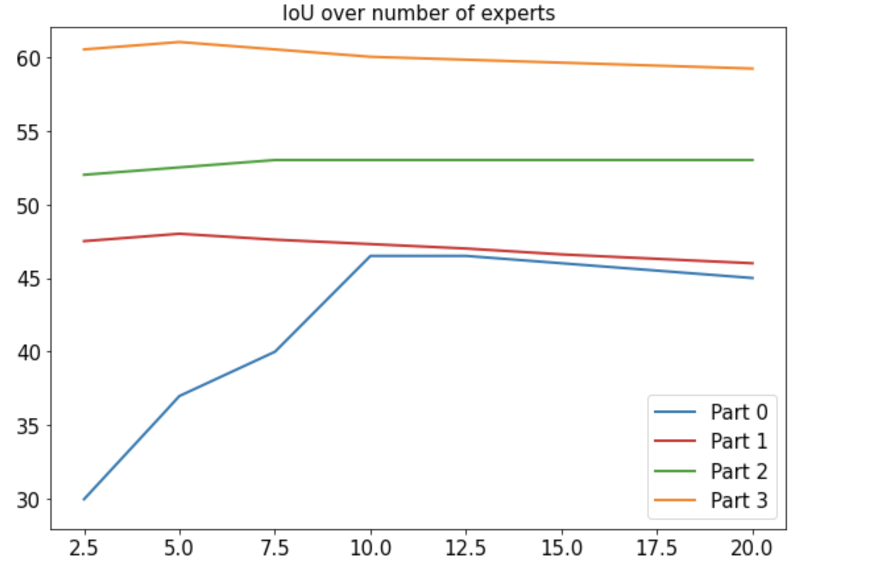
#> input picture image/line_plot_ex_1.png, 1770 x 1140 px, found by its file name (shown at 1/2 size)
$ jupyter execute Line_plot.ipynb
#> lines starting #> are read from the running program, lines starting #| are printed output that depends on the picture
# Line plot

[cell 1]
import numpy as np
import matplotlib.pyplot as plt

[cell 2]
# (1, 300)은 300차원 짜리 데이터 1개 -> (300, 1)
y = np.random.randn(300, 1)
y.shape

[cell 3]
fig, ax = plt.subplots(figsize=(10, 7))

ax.plot(y, label='noise', color='skyblue')
ax.axhline(y=0, color='r', linewidth=3)

# tick setting
x_ticks = np.arange(0, 301, 100)
ax.set_xticks(x_ticks)
ax.tick_params(labelsize=20)

# label setting
ax.set_xlabel("time(t)", fontsize=20)
ax.set_ylabel("Amplitude(amp)", fontsize=20)

# legend setting
ax.legend(fontsize=20, bbox_to_anchor=(1, 0.7), loc='center left')
#> figure, not shown here; curve peaks at x = 144, y = 2.38

## 예제

[cell 4]
import cv2
from google.colab.patches import cv2_imshow
def show_img(imgfile, fx=1, fy=1):
#> called with fx = 0.3, fy = 0.3
    imgfile =  imgfile
    img=cv2.imread(imgfile, cv2.IMREAD_COLOR)
#> img is the input picture: shape (1140, 1770, 3); mean B, G, R 248.8, 249.3, 249.7
    crop_img_file = cv2.resize(img, dsize=(0, 0), fx=fx, fy=fy, interpolation=cv2.INTER_LINEAR)
    cv2_imshow(crop_img_file)

### 예제 1

[cell 5]
show_img('/content/drive/MyDrive/ColabNotebooks/Visualization/image/line_plot_ex_1.png', 0.3, 0.3)

[cell 6]
# data
x_loc = np.linspace(2.5, 20, 8)
data = np.array([[30, 37, 40, 46.5, 46.5, 46, 45.5, 45],
[47.5, 48, 47.6, 47.3, 47, 46.6, 46.3, 46], [52, 52.5, 53, 53, 53, 53, 53, 53],
[60.5, 61, 60.5, 60, 59.8, 59.6, 59.4, 59.2]])

color_list = ['tab:blue', 'tab:red', 'tab:green', 'tab:orange']

fig, ax = plt.subplots(figsize=(10, 7))

for idx, line_data in enumerate(data):
    label = "Part" + str(idx)
    ax.plot(x_loc, line_data, color=color_list[idx], label=label)

ax.set_title("IoU over number of experts")

ax.tick_params(labelsize=12)

ax.legend(fontsize=12)
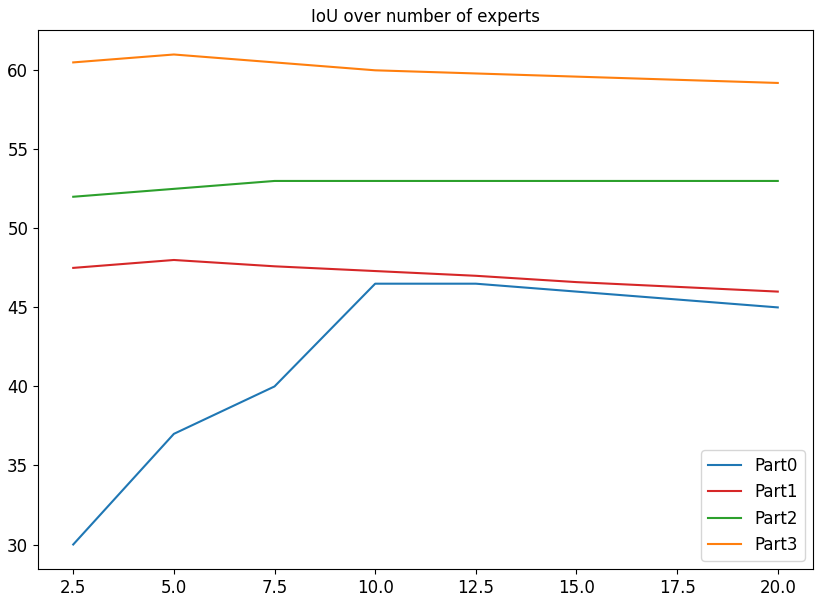
#> figure drawn by matplotlib, 1 panel

### 예제 2

[cell 7]
show_img('/content/drive/MyDrive/ColabNotebooks/Visualization/image/line_plot_ex_2.png', 0.3, 0.3)
#> call 2 of show_img, with fx = 0.3, fy = 0.3
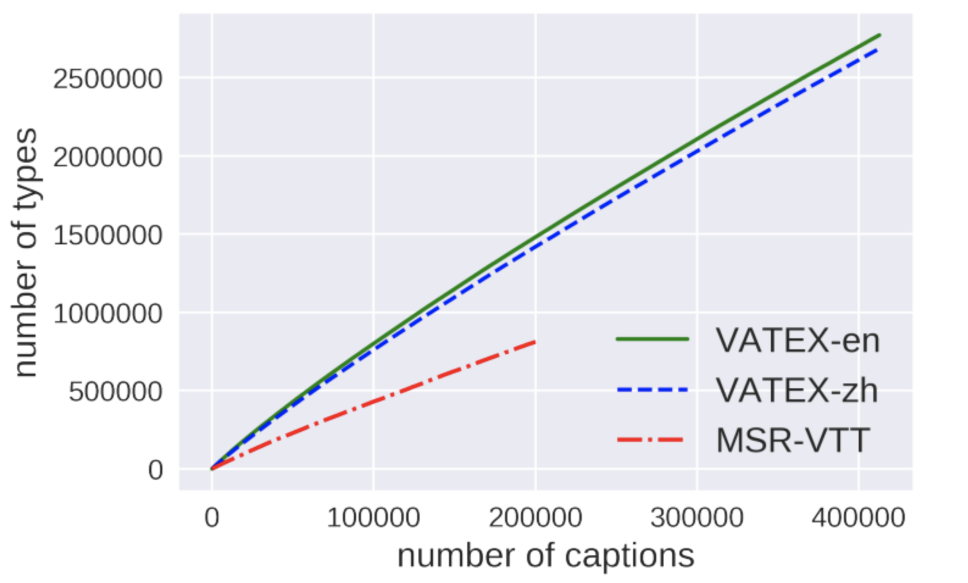
#> input picture image/line_plot_ex_2.png, 1936 x 1166 px, found by its file name (shown at 1/2 size)
#> in show_img, img is the input picture: shape (1166, 1936, 3); mean B, G, R 240.9, 236, 235.8
#> in show_img (call 2), `crop_img_file = cv2.resize(img, dsize=(0, 0), fx=fx, fy=fy, interpolat..`:
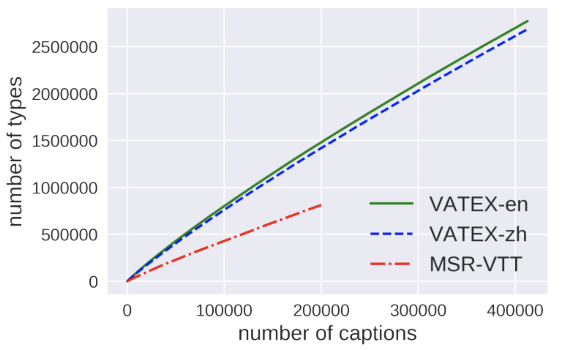
#> crop_img_file: shape (350, 581, 3); mean B, G, R 240.9, 236, 235.8

[cell 8]
# data
msr_x = np.linspace(0, 2E5, 10)
msr_y = np.linspace(0, 8E5, 10)

vatex_x = np.linspace(0, 4.1E5, 20)
vatex_en_y = np.linspace(0, 29E5, 20)
vatex_zh_y = np.linspace(0, 28E5, 20)

fig, ax = plt.subplots(figsize=(10, 7))

# default setting
plt.style.use('seaborn')
plt.rcParams['lines.linewidth'] = 2

# line plot setting
ax.plot(msr_x, msr_y, linestyle='dashdot', color='red', label='MSR-VTT')
ax.plot(vatex_x, vatex_en_y, color='green', label='VATEX-en')
ax.plot(vatex_x, vatex_zh_y, linestyle='dashed', color='blue', label='VATEX-zh')

# tick setting
ax.tick_params(labelsize=15)

# grid setting
ax.grid(linewidth=2)

# legend setting
ax.legend(fontsize=17, loc='lower right')

# label seting
ax.set_xlabel("number of captions", fontsize=20)
ax.set_ylabel("number of types", fontsize=20)
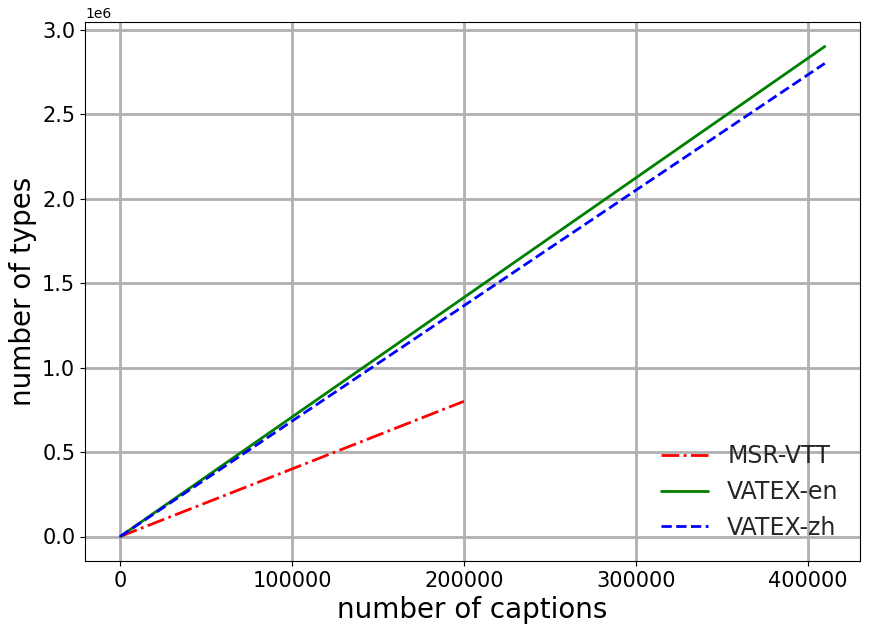
#> figure drawn by matplotlib, 1 panel; curve peaks at x = 200000, y = 800000; curve peaks at x = 410000, y = 2900000; curve peaks at x = 410000, y = 2800000

### 예제 3

[cell 9]
show_img('/content/drive/MyDrive/ColabNotebooks/Visualization/image/line_plot_ex_3.png', 0.5, 0.5)
#> call 3 of show_img, with fx = 0.5, fy = 0.5
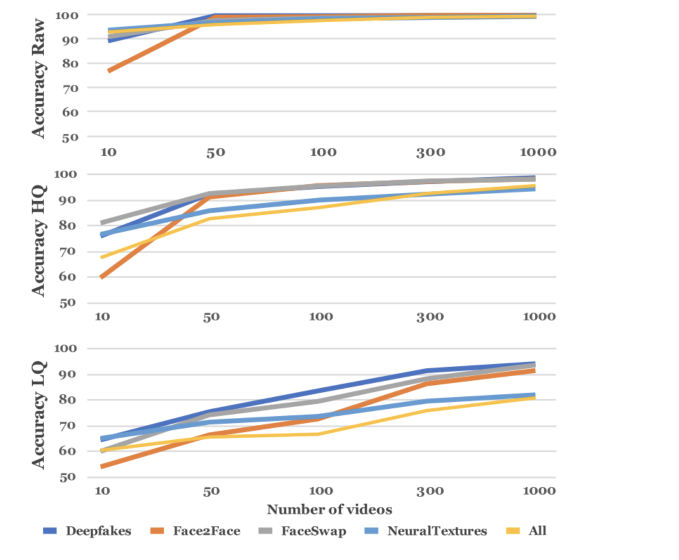
#> input picture image/line_plot_ex_3.png, 1358 x 1120 px, found by its file name (shown at 1/2 size)
#> in show_img, img is the input picture: shape (1120, 1358, 3); mean B, G, R 245, 245.8, 246.5
#> in show_img (call 3), `crop_img_file = cv2.resize(img, dsize=(0, 0), fx=fx, fy=fy, interpolat..`:
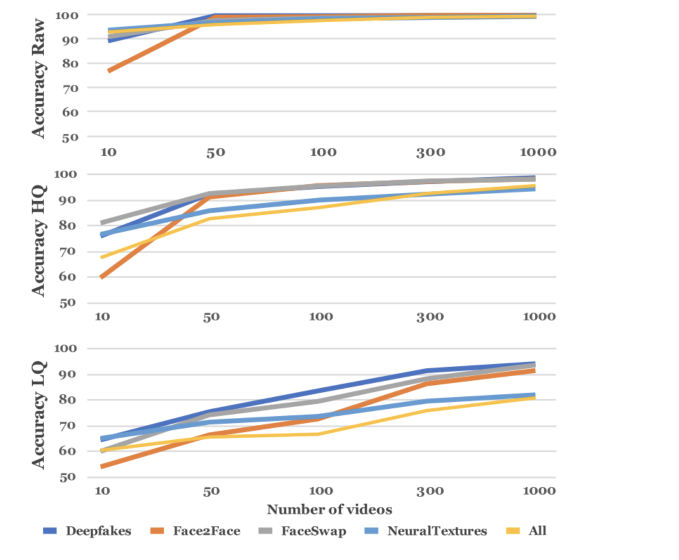
#> crop_img_file: shape (560, 679, 3); mean B, G, R 245, 245.9, 246.5

[cell 10]
# data
data_dict_list = []

data_dict1 = {'DF':[90, 99, 100, 100, 100],
'F2F':[77, 98, 99, 100, 100], 'FS':[91,96,98,99,100], 'NT':[94,95,97,98,100], 'All':[93,94,96,97,100]}
data_dict_list.append(data_dict1)

data_dict2 = {'DF':[77, 91, 95, 98, 99],
'F2F':[60, 91, 95, 98, 99], 'FS':[81, 91, 95, 98, 99], 'NT':[77, 85, 90, 92, 95], 'All':[68, 82, 88, 92, 96]}
data_dict_list.append(data_dict2)

data_dict3 = {'DF':[66, 76, 83, 91, 94],
'F2F':[55, 67, 72, 88, 91], 'FS':[60, 75, 80, 88, 91], 'NT':[66, 71, 72, 80, 82], 'All':[60, 66, 67, 77, 81]}
data_dict_list.append(data_dict3)

# default setting
plt.rcParams['lines.linewidth'] = 4
plt.rcParams['font.family'] = 'serif'

# name setting
color_list = ['royalblue','darkorange','gray','cornflowerblue', 'gold']
ylabel_list = ['Accuracy Raw', 'Accuracy HQ', 'Accuracy LQ']
legend_list = ["Deepfakes", "Face2Face", "FaceSwap", "NeuralTextures", "All"]

fig, axes = plt.subplots(figsize=(10, 10), nrows=3)

for idx, ax in enumerate(axes, 1):
    exec(f"data = data_dict{idx}")
    for i, (label, line_data) in enumerate(data.items()):
        ax.plot(line_data, label=legend_list[i], color=color_list[i])
    ax.set_ylim(50, 100)
    ax.set_ylabel(ylabel_list[idx-1], fontsize=20)

    ax.grid(axis='y', linewidth=2)
    ax.grid(axis='x',linewidth=0)

axes[-1].set_xlabel("Number of videos", fontsize=20)
axes[-1].legend(bbox_to_anchor=(0.5, -0.3), loc='upper center', ncol=5, fontsize=15)
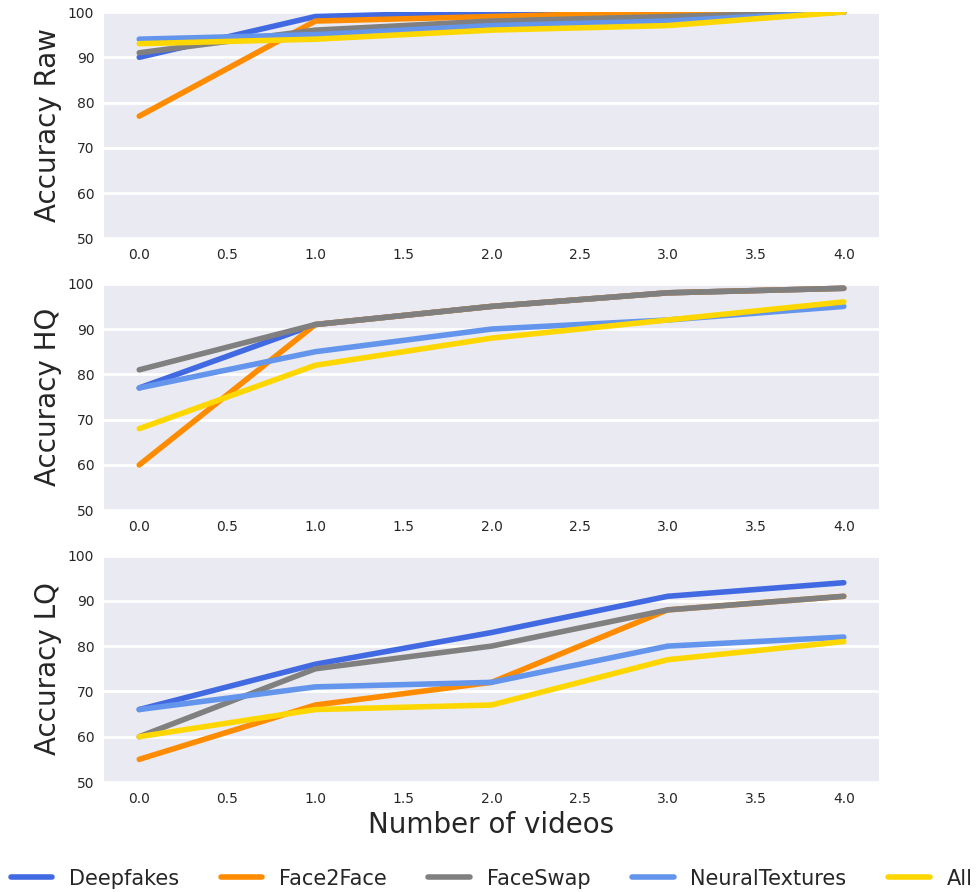
#> figure drawn by matplotlib, 3 panels

### 예제 4

[cell 11]
show_img('/content/drive/MyDrive/ColabNotebooks/Visualization/image/line_plot_ex_4.png', 0.4, 0.4)
#> call 4 of show_img, with fx = 0.4, fy = 0.4
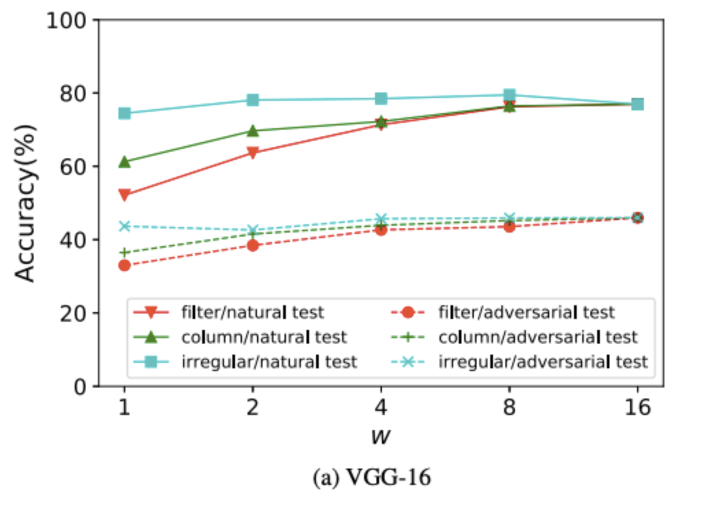
#> input picture image/line_plot_ex_4.png, 1418 x 1016 px, found by its file name (shown at 1/2 size)
#> in show_img, img is the input picture: shape (1016, 1418, 3); mean B, G, R 244.9, 245.6, 245.4
#> in show_img (call 4), `crop_img_file = cv2.resize(img, dsize=(0, 0), fx=fx, fy=fy, interpolat..`:
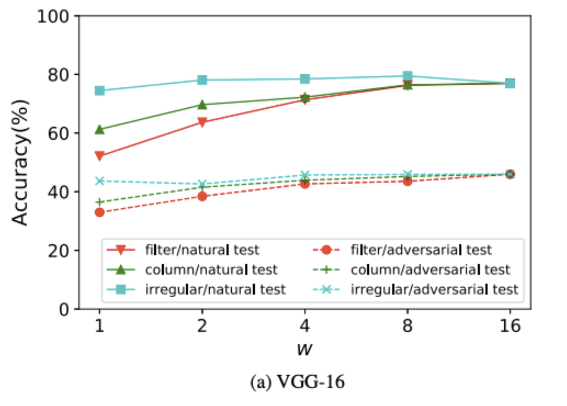
#> crop_img_file: shape (406, 567, 3); mean B, G, R 244.9, 245.6, 245.3

[cell 12]
# data
name_list = ['filter/natural test', 'filter/adversarial test',
             'column/natural test', 'column/adversarial test',
             'irregular/natural test', 'irregular/adversarial test']

data_dict = {'FN':[50, 65, 70, 75, 76],
             'FA':[34, 38, 41, 42, 43],
             'CN':[61, 68, 70, 74, 76],
             'CA':[36, 40, 42, 43, 43],
             'IN':[76, 78, 77, 78, 76],
             'IA':[42, 41, 44, 44, 43]
             }

plt.rcParams['lines.linewidth'] = 2

# line plot setting
color_list = ['r', 'r', 'g', 'g', 'c', 'c']
marker_list = ['v', 'o', '^', 'd', 's', '*']
linestyle_list = ['-', '--', '-', '--', '-', '--']

fig, ax = plt.subplots(figsize=(9, 9))

for idx, line in enumerate(data_dict.values()):
    ax.plot(line,
            linestyle=linestyle_list[idx],
            color=color_list[idx],
            alpha=0.8,
            marker=marker_list[idx],
            markersize=12,
            label=name_list[idx])

ax.set_yticks(np.linspace(0, 100, 6))
ax.tick_params(labelsize=15)

ax.grid(axis='x', linewidth=0)
ax.grid(axis='y', linewidth=0)

ax.set_xlabel("w", fontsize=20)
ax.set_ylabel("Accuracy(%)", fontsize=20)

ax.legend(ncol=2, loc='lower center', fontsize=15)
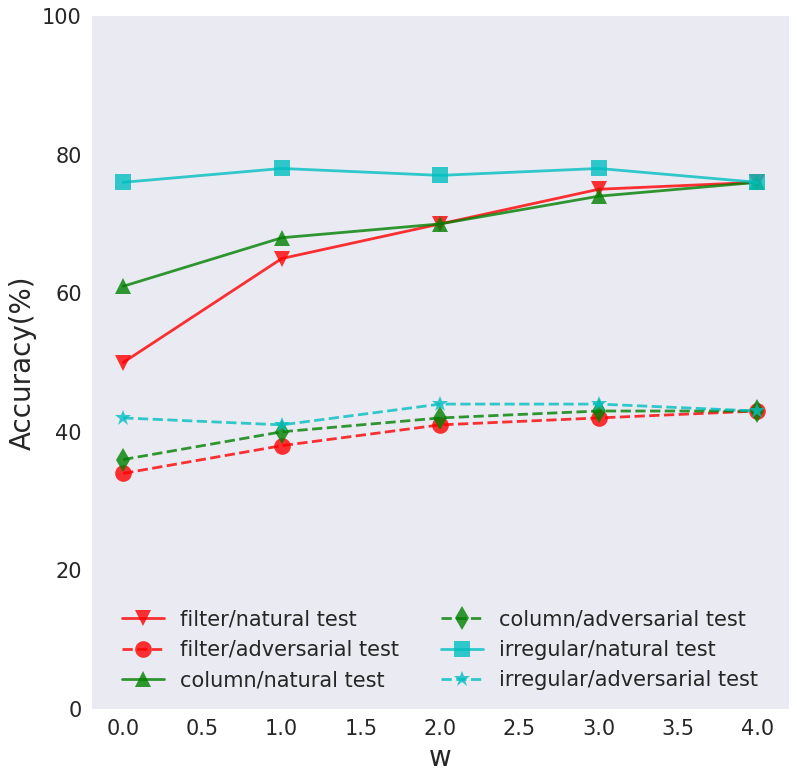
#> figure drawn by matplotlib, 1 panel
